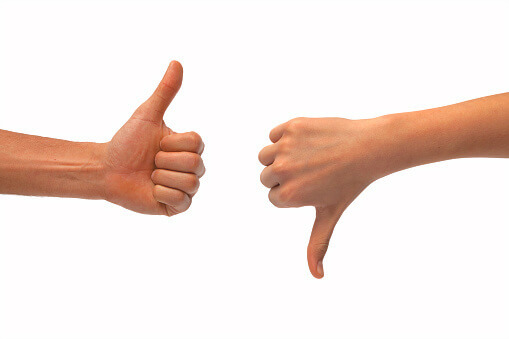
#> input picture Resim/eller.jpg, 509 x 339 px
$ python 7.PiksellerRoiKenarlik.py
#> lines starting #> are read from the running program, lines starting #| are printed output that depends on the picture
# -*- coding: utf-8 -*-
"""
Created on Wed Jul 14 15:01:08 2021

@author: OSMAN MURAT HAŞLAK
"""

import cv2
from matplotlib import pyplot as plt

BLUE = [255,0,0]

img1 = cv2.imread("Resim/eller.jpg")
#> img1 is the input picture: shape (339, 509, 3); mean B, G, R 221.7, 227.3, 242.6


replicate = cv2.copyMakeBorder(img1,1000,1000,1000,1000,cv2.BORDER_REPLICATE)
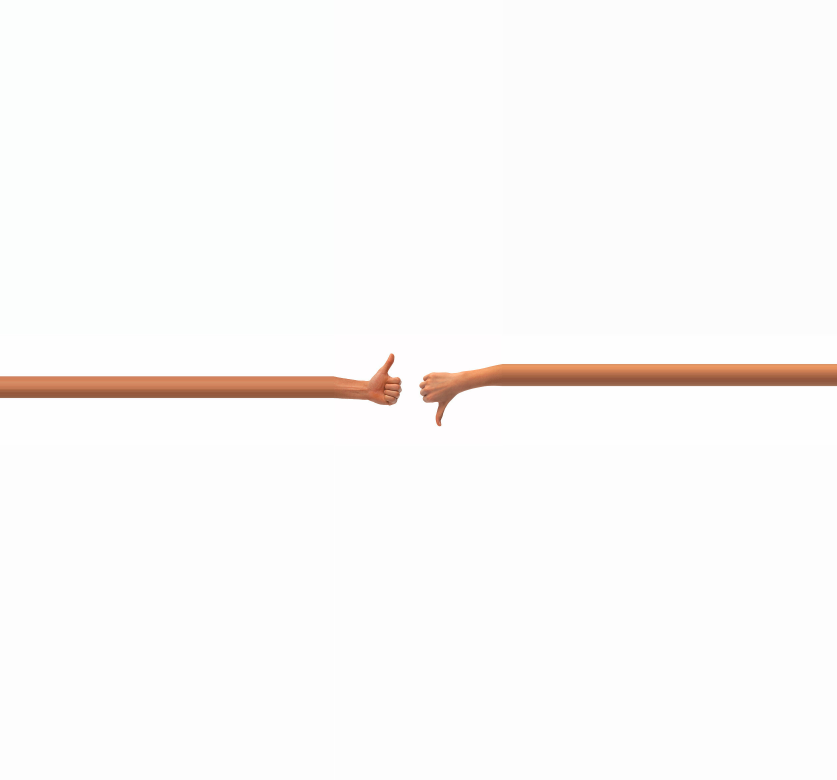
#> replicate: shape (2339, 2509, 3) (shown at 1/3 size); mean B, G, R 248.1, 249.3, 250.9
reflect = cv2.copyMakeBorder(img1,100,100,200,100,cv2.BORDER_REFLECT)
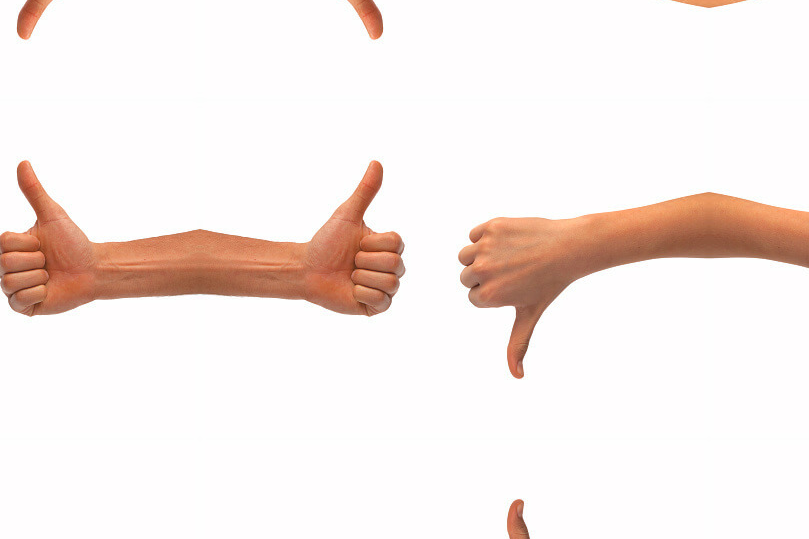
#> reflect: shape (539, 809, 3); mean B, G, R 232, 235.6, 246.6
reflect101 = cv2.copyMakeBorder(img1,100,100,200,100,cv2.BORDER_REFLECT101)
wrap = cv2.copyMakeBorder(img1,10,10,20,10,cv2.BORDER_WRAP)
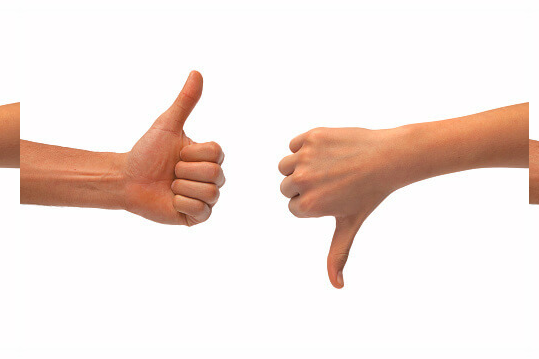
#> wrap: shape (359, 539, 3); mean B, G, R 223.4, 228.8, 243.2
constant = cv2.copyMakeBorder(img1,10,10,20,10,cv2.BORDER_CONSTANT,value=BLUE)
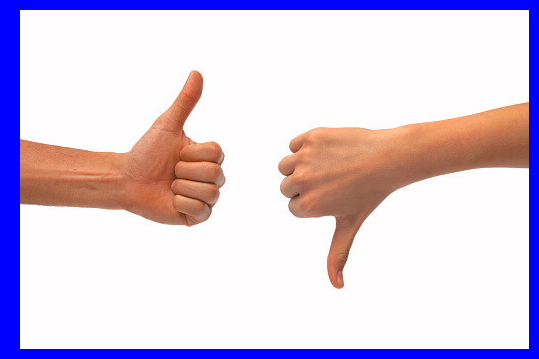
#> constant: shape (359, 539, 3); mean B, G, R 225.3, 202.7, 216.3

plt.subplot(231)
plt.imshow(img1,"gray")
plt.title("Original")

plt.subplot(232)
plt.imshow(replicate,"gray")
plt.title("Replicate")

plt.subplot(233)
plt.imshow(reflect,"gray")
plt.title("Reflect")

plt.subplot(234)
plt.imshow(reflect101,"gray")
plt.title("Reflect_101")

plt.subplot(235)
plt.imshow(wrap,"gray")
plt.title("Wrap")

plt.subplot(236)
plt.imshow(constant,"gray")
plt.title("Constant")

plt.show()
#> figure, not shown here; B, G, R data is drawn as R, G, B


# [10 lines of commented-out code are left out]
